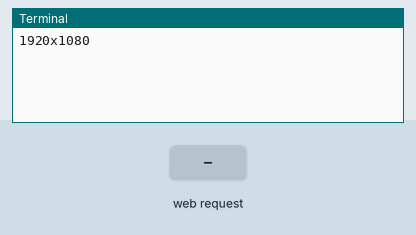
Recording of a program running on a simulated Raspberry Pi (BCM pin numbers). Shown: the last lines printed to the terminal. The inputs (shaded band) are chosen by the test bench. The camera gives no picture and a still takes 0.5 s; the clock reads 2024-03-15 10:24:30 at power-on unless the program sets it.

Above: at 1.2 s.
1.3 s: HTTP request for / received
At 2.5 s:
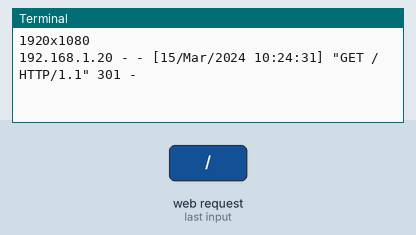
2.8 s: HTTP request for /index.html received
At 3.6 s:
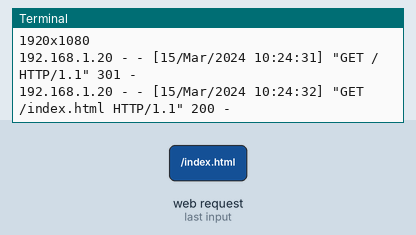
4.3 s: HTTP request for /stream.mjpg received
At 4.7 s:
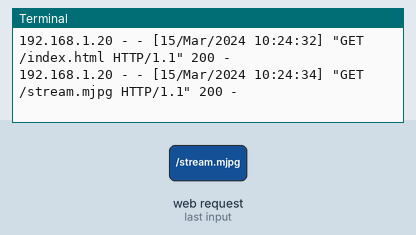

The program:

webcam.py
```python
#!/usr/bin/env python3

# Web streaming example
# Source code from the official PiCamera package
# http://picamera.readthedocs.io/en/latest/recipes2.html#web-streaming

import io
import picamera
import logging
import socketserver
from threading import Condition
from http import server
import camera_conf as conf

PAGE=conf.PAGE

class StreamingOutput(object):
    def __init__(self):
        self.frame = None
        self.buffer = io.BytesIO()
        self.condition = Condition()

    def write(self, buf):
        if buf.startswith(b'\xff\xd8'):
            # New frame, copy the existing buffer's content and notify all
            # clients it's available
            self.buffer.truncate()
            with self.condition:
                self.frame = self.buffer.getvalue()
                self.condition.notify_all()
            self.buffer.seek(0)
        return self.buffer.write(buf)

class StreamingHandler(server.BaseHTTPRequestHandler):
    def do_GET(self):
        if self.path == '/':
            self.send_response(301)
            self.send_header('Location', '/index.html')
            self.end_headers()
        elif self.path == '/index.html':
            content = PAGE.encode('utf-8')
            self.send_response(200)
            self.send_header('Content-Type', 'text/html')
            self.send_header('Content-Length', len(content))
            self.end_headers()
            self.wfile.write(content)
        elif self.path == '/stream.mjpg':
            self.send_response(200)
            self.send_header('Age', 0)
            self.send_header('Cache-Control', 'no-cache, private')
            self.send_header('Pragma', 'no-cache')
            self.send_header('Content-Type', 'multipart/x-mixed-replace; boundary=FRAME')
            self.end_headers()
            try:
                while True:
                    with output.condition:
                        output.condition.wait()
                        frame = output.frame
                    self.wfile.write(b'--FRAME\r\n')
                    self.send_header('Content-Type', 'image/jpeg')
                    self.send_header('Content-Length', len(frame))
                    self.end_headers()
                    self.wfile.write(frame)
                    self.wfile.write(b'\r\n')
            except Exception as e:
                logging.warning(
                    'Removed streaming client %s: %s',
                    self.client_address, str(e))
        else:
            self.send_error(404)
            self.end_headers()

class StreamingServer(socketserver.ThreadingMixIn, server.HTTPServer):
    allow_reuse_address = True
    daemon_threads = True

def Webcam():
    global camera, output, server
    #camera = picamera.PiCamera()
    with camera:
        output = StreamingOutput()

        camera.resolution = conf.resolution
        camera.framerate = conf.framerate
        camera.rotation = conf.rotation

        camera.start_recording(output, format='mjpeg')
        #try:
        address = ('', conf.webcam_port)
        server = StreamingServer(address, StreamingHandler)
        server.serve_forever()
        #finally:
        camera.stop_recording()

# Setup camera...
camera = picamera.PiCamera()
camera.rotation = conf.rotation
camera.resolution = conf.resolution
camera.framerate = conf.framerate
camera.annotate_text_size = 50

res = str(conf.resolution[0]) + 'x' + str(conf.resolution[1])
print(res)

Webcam()
```

camera_conf.py
```python
# Camera configuration

# ********************************************
# *** General configuration / options:     ***
# ********************************************

# Trigger option
#Trigger = 'immediate'
Trigger = 'GPIO'
#Trigger = 'motion' # Not currently supported
#Trigger = 'keypress'

# Define the (BCM) pins used for trigger & status...
PreviewPin = 2
CapturePin = 3
StatusPin = 4
ReadyPin = 17

# Countdown option - start capture after the count down delay (seconds)
Countdown = 0

# Capture mode - still image, video or webcam
#Mode = 'image'
Mode = 'video'
#Mode = 'webcam' # not yet supported

# Supported resolutions:
# All versions of the Raspberry Pi camera are supported here but some resolutions are only supported on some versions of the camera
#resolution=(64,64)     # Minimum accepted resolution
#resolution=(640,480)
#resolution=(800,600)
#resolution=(1024,768)
resolution=(1920,1080)
#resolution=(1296,972)
#resolution=(2592,1944) # 5MP sensor resolution or larger
#resolution=(3280,2464) # 8MP sensor resolution or larger
#resolution=(4056,3040) # 12.3MP sensor resolution

# Frame rate
#framerate=0.1
#framerate=24
#framerate=48
framerate=25
#framerate=50
#framerate=29.97
#framerate=59.94
#framerate=30
#framerate=60

# Frame Interval
FrameInterval = 1/framerate

rotation=0
#rotation = 90
#rotation = 180
#rotation = 270

hflip = True
vflip = True

# Add caption to image or video (use 'None' for no caption)
#Caption = str(resolution[0]) + "x" + str(resolution[1]) # Current resolution
Caption = '-a 12' # Date & time
#Caption = 'a 16' # Shutter settings

# Control shutter speed
# 0 = automatic
shutter_speed = 0

# Control exposure time
# 0 = automatic
iso = 0   # automatic
#iso = 100 # reasonable for daytime
#iso = 200 # reasonable for daytime
#iso = 400 # better for low-light
#iso = 800 # better for low-light

# Control the exposure mode (see PiCamera documentation)
exposure_mode = 'off'
exposure_mode = 'auto'
exposure_mode = 'night'
exposure_mode = 'nightpreview'
exposure_mode = 'backlight'
exposure_mode = 'spotlight'
exposure_mode = 'sports'
exposure_mode = 'snow'
exposure_mode = 'beach'
exposure_mode = 'verylong'
exposure_mode = 'fixedfps'
exposure_mode = 'antishake'
exposure_mode = 'fireworks'

# Image effects
image_effect = 'none'
image_effect = 'negative'
image_effect = 'solarize'
image_effect = 'sketch'
image_effect = 'denoise'
image_effect = 'emboss'
image_effect = 'oilpaint'
image_effect = 'hatch'
image_effect = 'gpen'
image_effect = 'pastel'
image_effect = 'watercolor'
image_effect = 'film'
image_effect = 'blur'
image_effect = 'saturation'
image_effect = 'colorswap'
image_effect = 'washedout'
image_effect = 'posterise'
image_effect = 'colorpoint'
image_effect = 'colorbalance'
image_effect = 'cartoon'
image_effect = 'deinterlace1'
image_effect = 'deinterlace2'
image_effect_params = 'none'

# Preview mode:
# Supports preview over HDMI (the usual way) or via ethernet as a WebCam server
PreviewMode = 'HDMI'
#PreviewMode = 'Webcam'
#PreviewMode = 'Both'


# ********************************************
# *** Still / single-shot capture options: ***
# ********************************************

# Number of frames to capture:
NumFrames = 3

# Output filename and path
Filename = 'output.jpg'
Filepath = '../media/'

# Image format:
ImageFormat = 'jpeg'
#format = 'bmp'
#format = 'tif' # Not supported?
#format = 'gif'
#format = 'png'

# Imge Format Options (JPEG only)
#quality = 85 # Default
quality = 100

# ********************************************
# *** Video capture options:               ***
# ********************************************

# Video duration (seconds)
VideoDuration = 10

# Video format:
#VideoFormat = 'mjpeg'
VideoFormat = 'h264'


# ********************************************
# *** FTP settings                         ***
# ********************************************
ftp = 'no'
ftp_server = 'ftp.gridhost.co.uk'
ftp_user = 'ftp@cantrills.com'
ftp_password = '**********'
ftp_path = 'public_html/cameras/media'


# ********************************************
# *** Webcam settings                      ***
# ********************************************
webcam_port = 8005

# Webcam page
PAGE="""\
<html>
<head>
<title>Raspberry Pi WebCam</title>
</head>
<body>
<center><h1>Raspberry Pi WebCam</h1></center>
<center><img src="stream.mjpg" width=\"""" + str(resolution[0]) + '\" ' + " height=\"" + str(resolution[1]) + '\"' + """></center>
</body>
</html>
"""
```

Measured:
- after the input at 1.3 s, the terminal: prints a new line at once (image 1)
- after the input at 2.8 s, the terminal: prints a new line at once (image 2)
- after the input at 4.3 s, the terminal: prints a new line at once (image 3)
